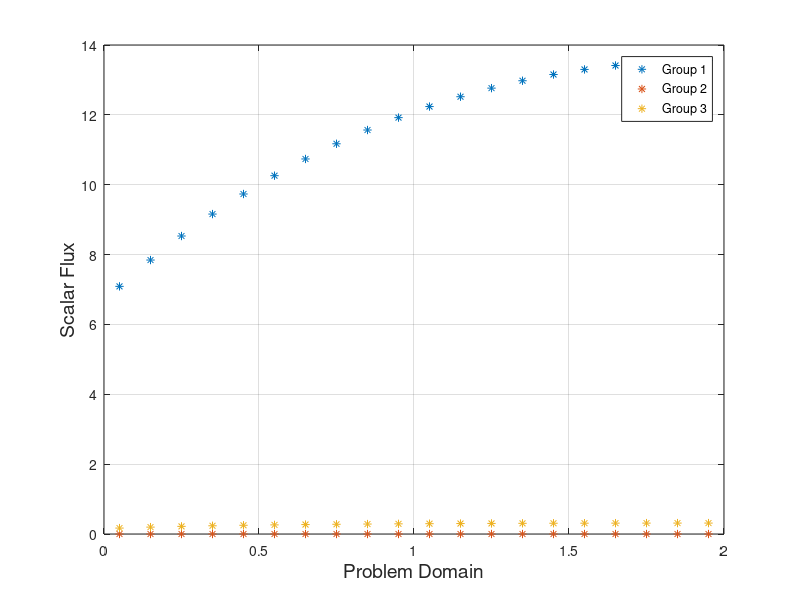

Reproduce this figure in MATLAB.
% HW4, Question 3
clear all

% logistical things
fontsize = 16;

% discrete angles
mu02 = 0.2;
mu05 = 0.5;
mu07 = 0.7;

% group cross sections
Et = [0.5, 0.8, 1.0];
Es = [0.1+0.3+0.1, 0.1+0.3, 0.1+0.3];

% convergence specifications
tolerance = 1e-6;
num_iterations = 0;
max_iterations = 1000;

alpha = 0.5;
h = 0.10;
G = 3;

mesh = 0:h:2;
elem_length = mesh(2);
coordinates = 0:(elem_length / 2):2;

% external sources
qe(1,:) = 1.5 .* ones(1, length(coordinates));
qe(2,:) = 0.0 .* ones(1, length(coordinates));
qe(3,:) = 0.2 .* ones(1, length(coordinates));

% initial guess for the scattering source for __each__ group. After each 1
% within-group calculation, this source will be specialized depending
% on the energy group.

for g = 1:G
        % initial guess for the SCATTERING source
        q = 1.0 .* coordinates;
        norm = 1;
        % each within-group calculation finds the angular flux for that group

        % initial guess for the scattering source is simply set to the 
        % external source (equivalent to guessing psi = 0.0)

        % iterate
        while ((norm > tolerance) && (num_iterations < max_iterations))

            % initialize
            psi02 = zeros(1, length(coordinates));
            psi_n02 = zeros(1, length(coordinates));
            psi05 = zeros(1, length(coordinates));
            psi_n05 = zeros(1, length(coordinates));
            psi07 = zeros(1, length(coordinates));
            psi_n07 = zeros(1, length(coordinates));

            if g == 1
                psi02(1) = 0.5/3; % incoming flux boundary condition
                psi05(1) = 0.5/3; % incoming flux boundary condition
                psi07(1) = 0.5/3; % incoming flux boundary condition
            end

            % positive sweep
            i = 1;

            while i <= (length(coordinates) - 2)
                % compute cell-centered value
                psi02(i + 1) = (q(i+1) + qe(g, i+1) + (2 / (1 + alpha)) * (abs(mu02) * psi02(i) ./ elem_length)) / (Et(g) + (2 / (1 + alpha)) * abs(mu02) / elem_length);
                psi05(i + 1) = (q(i+1) + qe(g, i+1) + (2 / (1 + alpha)) * (abs(mu05) * psi05(i) ./ elem_length)) / (Et(g) + (2 / (1 + alpha)) * abs(mu05) / elem_length);
                psi07(i + 1) = (q(i+1) + qe(g, i+1) + (2 / (1 + alpha)) * (abs(mu07) * psi07(i) ./ elem_length)) / (Et(g) + (2 / (1 + alpha)) * abs(mu07) / elem_length);

                % compute out-going value
                psi02(i + 2) = (2 / (1 + alpha)) * psi02(i + 1) - ((1 - alpha)/(1 + alpha)) * psi02(i);
                psi05(i + 2) = (2 / (1 + alpha)) * psi05(i + 1) - ((1 - alpha)/(1 + alpha)) * psi05(i);
                psi07(i + 2) = (2 / (1 + alpha)) * psi07(i + 1) - ((1 - alpha)/(1 + alpha)) * psi07(i);
   
                % move to next cell
                i = i + 2;
            end

            % negative sweep - store the outgoing flux to apply periodic BC
            i = length(coordinates);
            psi_n02(i) = psi02(end);
            psi_n05(i) = psi05(end);
            psi_n07(i) = psi07(end);

            while i > 2

                % compute the cell-centered flux
                psi_n02(i - 1) = (q(i-1) + qe(g, i-1) + (2/(1 - alpha)) * (mu02 * psi_n02(i) / elem_length)) / (Et(g) + 2 * mu02 / (elem_length * (1 - alpha)));
                psi_n05(i - 1) = (q(i-1) + qe(g, i-1) + (2/(1 - alpha)) * (mu05 * psi_n05(i) / elem_length)) / (Et(g) + 2 * mu05 / (elem_length * (1 - alpha)));
                psi_n07(i - 1) = (q(i-1) + qe(g, i-1) + (2/(1 - alpha)) * (mu07 * psi_n07(i) / elem_length)) / (Et(g) + 2 * mu07 / (elem_length * (1 - alpha)));

                % compute the outgoing face flux
                psi_n02(i - 2) = (2 / (1 - alpha)) * psi_n02(i-1) - ((1+alpha)/(1-alpha)) * psi_n02(i);
                psi_n05(i - 2) = (2 / (1 - alpha)) * psi_n05(i-1) - ((1+alpha)/(1-alpha)) * psi_n05(i);
                psi_n07(i - 2) = (2 / (1 - alpha)) * psi_n07(i-1) - ((1+alpha)/(1-alpha)) * psi_n07(i);

                i = i - 2;
            end
            
            % update the scattering source
            q_new = zeros(1, length(psi02));
            q_new = Es(g) .* (1/6) .* (psi02 + psi_n02 + psi05 + psi_n05 + psi07 + psi_n07);

            % test for convergence
            norm = 0;
            for u = 1:length(q_new)
                norm = norm + (q_new(u) - q(u)).^2;
            end
            norm = sqrt(norm);
            
            q = q_new;
            
            num_iterations = num_iterations + 1;
            if num_iterations >= max_iterations
                disp('Maximum number of iterations reached!')
            end
            
        end
        
        % compute scalar flux
        phi = zeros(1, length(psi02(2:2:end)));
        phi = (1/6) .* (psi02(2:2:end) + psi_n02(2:2:end) + psi05(2:2:end) + psi_n05(2:2:end) + psi07(2:2:end) + psi_n07(2:2:end));
       
        % save the scalar flux to the appropriate energy group
        group_flux(g,:) = phi;
end    
        
        
        
        
        
        
% plot the scalar flux
plot(coordinates(2:2:end), group_flux(1,:), '*', coordinates(2:2:end), group_flux(2,:), '*', coordinates(2:2:end), group_flux(3,:), '*')
hold on
grid on
legend('Group 1', 'Group 2', 'Group 3')
xlabel('Problem Domain', 'FontSize', fontsize-2)
ylabel('Scalar Flux', 'FontSize', fontsize-2)
%saveas(gcf, 'ScalarFlux_partD', 'jpeg')
%close all
